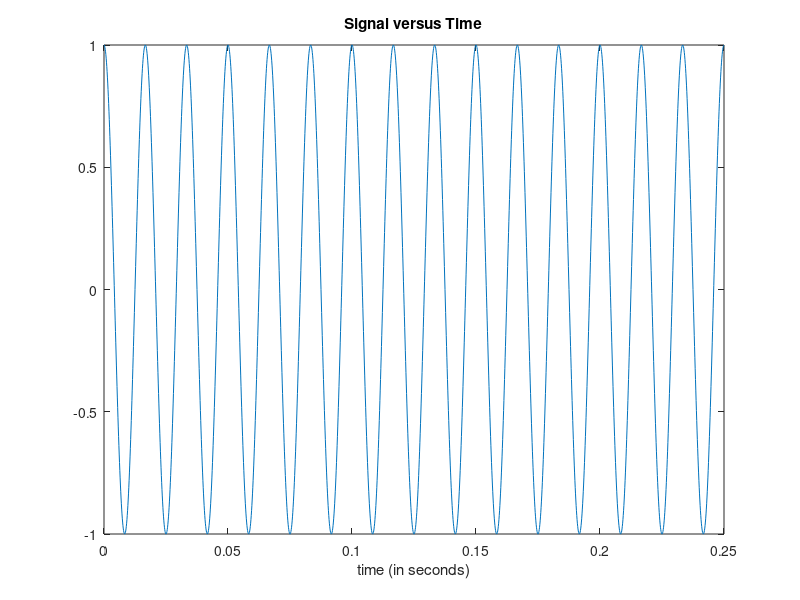

MATLAB code to generate this figure:
function wave = sinwave
   %% Time specifications:
   Fs = 8000;                   % samples per second
   dt = 1/Fs;                   % seconds per sample
   StopTime = 0.25;             % seconds
   t = (0:dt:StopTime-dt)';     % seconds
   %% Sine wave:
   Fc = 60;                     % hertz
   x = cos(2*pi*Fc*t);
   wave = x;
   % Plot the signal versus time:
   figure;
   plot(t,x);
   xlabel('time (in seconds)');
   title('Signal versus Time');
   zoom xon;
end 